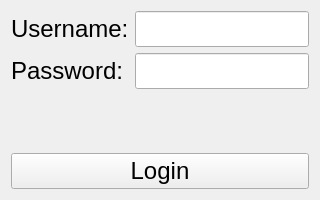
<?xml version="1.0" encoding="UTF-8"?>
<ui version="4.0">
 <class>Form_login</class>
 <widget class="QWidget" name="Form_login">
  <property name="geometry">
   <rect>
    <x>0</x>
    <y>0</y>
    <width>320</width>
    <height>200</height>
   </rect>
  </property>
  <property name="minimumSize">
   <size>
    <width>320</width>
    <height>200</height>
   </size>
  </property>
  <property name="maximumSize">
   <size>
    <width>320</width>
    <height>200</height>
   </size>
  </property>
  <property name="windowTitle">
   <string>Login form</string>
  </property>
  <property name="windowIcon">
   <iconset>
    <normaloff>img/login.svg</normaloff>img/login.svg</iconset>
  </property>
  <property name="styleSheet">
   <string notr="true">font-weight: 400; font-size: 24px; line-height: 24px; color: #000000;</string>
  </property>
  <layout class="QVBoxLayout" name="verticalLayout">
   <item>
    <layout class="QFormLayout" name="formLayout">
     <item row="0" column="0">
      <widget class="QLabel" name="lbl_usr">
       <property name="text">
        <string>Username:</string>
       </property>
      </widget>
     </item>
     <item row="0" column="1">
      <widget class="QLineEdit" name="lineEdit_usr"/>
     </item>
     <item row="1" column="0">
      <widget class="QLabel" name="lbl_psw">
       <property name="text">
        <string>Password:</string>
       </property>
      </widget>
     </item>
     <item row="1" column="1">
      <widget class="QLineEdit" name="lineEdit_psw"/>
     </item>
     <item row="2" column="0" colspan="2">
      <widget class="QLabel" name="lbl_login_error">
       <property name="text">
        <string/>
       </property>
       <property name="alignment">
        <set>Qt::AlignCenter</set>
       </property>
      </widget>
     </item>
     <item row="3" column="0" colspan="2">
      <spacer name="verticalSpacer">
       <property name="orientation">
        <enum>Qt::Vertical</enum>
       </property>
       <property name="sizeHint" stdset="0">
        <size>
         <width>20</width>
         <height>40</height>
        </size>
       </property>
      </spacer>
     </item>
     <item row="4" column="0" colspan="2">
      <widget class="QPushButton" name="btn_login">
       <property name="text">
        <string>Login</string>
       </property>
      </widget>
     </item>
    </layout>
   </item>
  </layout>
 </widget>
 <resources/>
 <connections/>
</ui>
